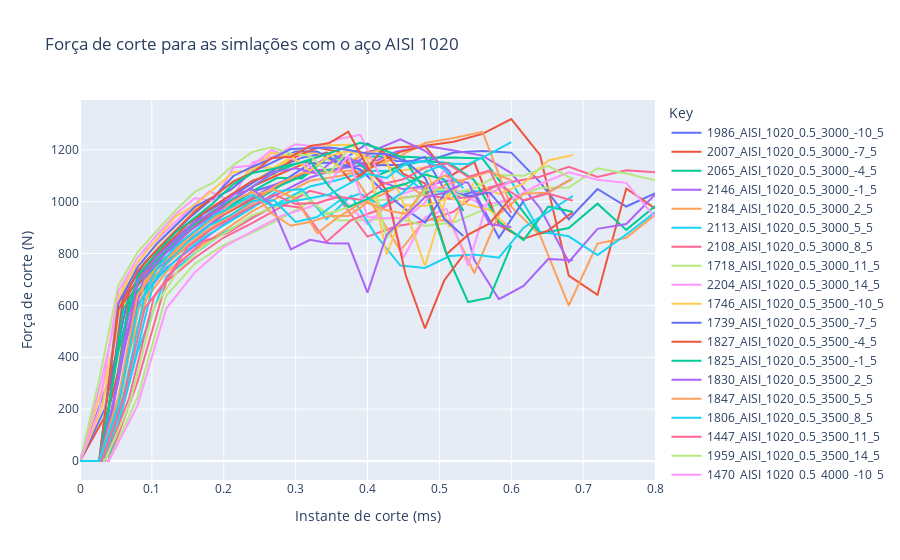

The notebook cell this image was saved under:
### Code cell
import plotly.express as px

fig = px.line(df_pivoted_2[df_pivoted_2["material"]=="AISI_1020"], x="x", y="y", color='Key',
                            labels={
                     "y": "Força de corte (N)",
                     "x": "Instante de corte (ms)",
                 },
                title="Força de corte para as simlações com o aço AISI 1020")
fig.show()

### Figure 1 — Plotly figure (JSON) as saved in the notebook; plotly's stock layout.template omitted (floating-point values rounded to 4 significant figures)
{"data": [{"hovertemplate": "Key=1986_AISI_1020_0.5_3000_-10_5<br>Instante de corte (ms)=%{x}<br>Força de corte (N)=%{y}<extra></extra>", "legendgroup": "1986_AISI_1020_0.5_3000_-10_5", "line": {"color": "#636efa", "dash": "solid"}, "marker": {"symbol": "circle"}, "mode": "lines", "name": "1986_AISI_1020_0.5_3000_-10_5", "orientation": "v", "showlegend": true, "type": "scatter", "x": [0, 0.04, 0.08, 0.12, 0.16, 0.2, 0.24, 0.28, 0.32, 0.36, 0.4, 0.44, 0.48, 0.52, 0.56, 0.6, 0.64, 0.68, 0.72, 0.76, 0.8], "xaxis": "x", "y": [0, 311.9, 675.6, 803.2, 886.2, 966.2, 1038.0, 1073.0, 1148.0, 1151.0, 1224.0, 1156.0, 1154.0, 1189.0, 1195.0, 1189.0, 1075.0, 932.3, 1049.0, 981.2, 1031.0], "yaxis": "y"}, {"hovertemplate": "Key=2007_AISI_1020_0.5_3000_-7_5<br>Instante de corte (ms)=%{x}<br>Força de corte (N)=%{y}<extra></extra>", "legendgroup": "2007_AISI_1020_0.5_3000_-7_5", "line": {"color": "#EF553B", "dash": "solid"}, "marker": {"symbol": "circle"}, "mode": "lines", "name": "2007_AISI_1020_0.5_3000_-7_5", "orientation": "v", "showlegend": true, "type": "scatter", "x": [0, 0.04, 0.08, 0.12, 0.16, 0.2, 0.24, 0.28, 0.32, 0.36, 0.4, 0.44, 0.48, 0.52, 0.56, 0.6, 0.64, 0.68, 0.72, 0.76, 0.8], "xaxis": "x", "y": [0, 198.4, 652.7, 781.8, 868.4, 948.5, 1009.0, 1065.0, 1120.0, 1125.0, 1192.0, 1209.0, 1215.0, 1231.0, 1261.0, 1319.0, 1180.0, 715.0, 640.3, 1051.0, 974.1], "yaxis": "y"}, {"hovertemplate": "Key=2065_AISI_1020_0.5_3000_-4_5<br>Instante de corte (ms)=%{x}<br>Força de corte (N)=%{y}<extra></extra>", "legendgroup": "2065_AISI_1020_0.5_3000_-4_5", "line": {"color": "#00cc96", "dash": "solid"}, "marker": {"symbol": "circle"}, "mode": "lines", "name": "2065_AISI_1020_0.5_3000_-4_5", "orientation": "v", "showlegend": true, "type": "scatter", "x": [0, 0.04, 0.08, 0.12, 0.16, 0.2, 0.24, 0.28, 0.32, 0.36, 0.4, 0.44, 0.48, 0.52, 0.56, 0.6, 0.64, 0.68, 0.72, 0.76, 0.8], "xaxis": "x", "y": [0, 0, 629.7, 764.2, 848.8, 928.4, 996.3, 1063.0, 1111.0, 1127.0, 1173.0, 1175.0, 1169.0, 1170.0, 1166.0, 1023.0, 876.5, 898.5, 992.2, 891.1, 982.2], "yaxis": "y"}, {"hovertemplate": "Key=2146_AISI_1020_0.5_3000_-1_5<br>Instante de corte (ms)=%{x}<br>Força de corte (N)=%{y}<extra></extra>", "legendgroup": "2146_AISI_1020_0.5_3000_-1_5", "line": {"color": "#ab63fa", "dash": "solid"}, "marker": {"symbol": "circle"}, "mode": "lines", "name": "2146_AISI_1020_0.5_3000_-1_5", "orientation": "v", "showlegend": true, "type": "scatter", "x": [0, 0.04, 0.08, 0.12, 0.16, 0.2, 0.24, 0.28, 0.32, 0.36, 0.4, 0.44, 0.48, 0.52, 0.56, 0.6, 0.64, 0.68, 0.72, 0.76, 0.8], "xaxis": "x", "y": [0, 0, 606.2, 744.4, 830.1, 911.8, 979.4, 1035.0, 1093.0, 1128.0, 1142.0, 1193.0, 1215.0, 1197.0, 1177.0, 1110.0, 974.9, 767.5, 894.9, 914.0, 1027.0], "yaxis": "y"}, {"hovertemplate": "Key=2184_AISI_1020_0.5_3000_2_5<br>Instante de corte (ms)=%{x}<br>Força de corte (N)=%{y}<extra></extra>", "legendgroup": "2184_AISI_1020_0.5_3000_2_5", "line": {"color": "#FFA15A", "dash": "solid"}, "marker": {"symbol": "circle"}, "mode": "lines", "name": "2184_AISI_1020_0.5_3000_2_5", "orientation": "v", "showlegend": true, "type": "scatter", "x": [0, 0.04, 0.08, 0.12, 0.16, 0.2, 0.24, 0.28, 0.32, 0.36, 0.4, 0.44, 0.48, 0.52, 0.56, 0.6, 0.64, 0.68, 0.72, 0.76, 0.8], "xaxis": "x", "y": [0, 0, 581.6, 728.5, 813.2, 889.8, 963.6, 1022.0, 1080.0, 1098.0, 1125.0, 1169.0, 1226.0, 1246.0, 1269.0, 980.3, 870.8, 599.4, 838.2, 860.8, 948.9], "yaxis": "y"}, {"hovertemplate": "Key=2113_AISI_1020_0.5_3000_5_5<br>Instante de corte (ms)=%{x}<br>Força de corte (N)=%{y}<extra></extra>", "legendgroup": "2113_AISI_1020_0.5_3000_5_5", "line": {"color": "#19d3f3", "dash": "solid"}, "marker": {"symbol": "circle"}, "mode": "lines", "name": "2113_AISI_1020_0.5_3000_5_5", "orientation": "v", "showlegend": true, "type": "scatter", "x": [0, 0.04, 0.08, 0.12, 0.16, 0.2, 0.24, 0.28, 0.32, 0.36, 0.4, 0.44, 0.48, 0.52, 0.56, 0.6, 0.64, 0.68, 0.72, 0.76, 0.8], "xaxis": "x", "y": [0, 0, 420.7, 711.1, 800.8, 879.5, 938.7, 1001.0, 1059.0, 1084.0, 1119.0, 1118.0, 1040.0, 1038.0, 1041.0, 1079.0, 884.2, 866.4, 794.1, 873.4, 959.1], "yaxis": "y"}, {"hovertemplate": "Key=2108_AISI_1020_0.5_3000_8_5<br>Instante de corte (ms)=%{x}<br>Força de corte (N)=%{y}<extra></extra>", "legendgroup": "2108_AISI_1020_0.5_3000_8_5", "line": {"color": "#FF6692", "dash": "solid"}, "marker": {"symbol": "circle"}, "mode": "lines", "name": "2108_AISI_1020_0.5_3000_8_5", "orientation": "v", "showlegend": true, "type": "scatter", "x": [0, 0.04, 0.08, 0.12, 0.16, 0.2, 0.24, 0.28, 0.32, 0.36, 0.4, 0.44, 0.48, 0.52, 0.56, 0.6, 0.64, 0.68, 0.72, 0.76, 0.8], "xaxis": "x", "y": [0, 0, 304.6, 691.5, 783.5, 861.8, 917.8, 980.3, 1042.0, 1014.0, 865.1, 904.9, 924.1, 961.6, 1048.0, 1076.0, 1096.0, 1134.0, 1095.0, 1121.0, 1114.0], "yaxis": "y"}, {"hovertemplate": "Key=1718_AISI_1020_0.5_3000_11_5<br>Instante de corte (ms)=%{x}<br>Força de corte (N)=%{y}<extra></extra>", "legendgroup": "1718_AISI_1020_0.5_3000_11_5", "line": {"color": "#B6E880", "dash": "solid"}, "marker": {"symbol": "circle"}, "mode": "lines", "name": "1718_AISI_1020_0.5_3000_11_5", "orientation": "v", "showlegend": true, "type": "scatter", "x": [0, 0.04, 0.08, 0.12, 0.16, 0.2, 0.24, 0.28, 0.32, 0.36, 0.4, 0.44, 0.48, 0.52, 0.56, 0.6, 0.64, 0.68, 0.72, 0.76, 0.8], "xaxis": "x", "y": [0, 0, 244.6, 637.8, 760.7, 833.0, 880.5, 935.2, 1000.0, 927.0, 929.5, 939.0, 906.4, 920.3, 966.1, 1010.0, 1053.0, 1054.0, 1129.0, 1109.0, 1082.0], "yaxis": "y"}, {"hovertemplate": "Key=2204_AISI_1020_0.5_3000_14_5<br>Instante de corte (ms)=%{x}<br>Força de corte (N)=%{y}<extra></extra>", "legendgroup": "2204_AISI_1020_0.5_3000_14_5", "line": {"color": "#FF97FF", "dash": "solid"}, "marker": {"symbol": "circle"}, "mode": "lines", "name": "2204_AISI_1020_0.5_3000_14_5", "orientation": "v", "showlegend": true, "type": "scatter", "x": [0, 0.04, 0.08, 0.12, 0.16, 0.2, 0.24, 0.28, 0.32, 0.36, 0.4, 0.44, 0.48, 0.52, 0.56, 0.6, 0.64, 0.68, 0.72, 0.76, 0.8], "xaxis": "x", "y": [0, 0, 213.5, 587.8, 728.2, 825.1, 886.2, 944.6, 979.9, 1026.0, 912.6, 1021.0, 1059.0, 1048.0, 984.9, 1008.0, 1068.0, 1113.0, 1084.0, 1072.0, 939.6], "yaxis": "y"}, {"hovertemplate": "Key=1746_AISI_1020_0.5_3500_-10_5<br>Instante de corte (ms)=%{x}<br>Força de corte (N)=%{y}<extra></extra>", "legendgroup": "1746_AISI_1020_0.5_3500_-10_5", "line": {"color": "#FECB52", "dash": "solid"}, "marker": {"symbol": "circle"}, "mode": "lines", "name": "1746_AISI_1020_0.5_3500_-10_5", "orientation": "v", "showlegend": true, "type": "scatter", "x": [0, 0.03429, 0.06857, 0.1029, 0.1371, 0.1714, 0.2057, 0.24, 0.2743, 0.3086, 0.3429, 0.3771, 0.4114, 0.4457, 0.48, 0.5143, 0.5486, 0.5829, 0.6171, 0.6514, 0.6857], "xaxis": "x", "y": [0, 312.6, 676.0, 803.7, 865.8, 934.2, 1015.0, 1077.0, 1136.0, 1184.0, 1218.0, 1219.0, 1152.0, 1120.0, 1131.0, 900.6, 1077.0, 1028.0, 1071.0, 1159.0, 1180.0], "yaxis": "y"}, {"hovertemplate": "Key=1739_AISI_1020_0.5_3500_-7_5<br>Instante de corte (ms)=%{x}<br>Força de corte (N)=%{y}<extra></extra>", "legendgroup": "1739_AISI_1020_0.5_3500_-7_5", "line": {"color": "#636efa", "dash": "solid"}, "marker": {"symbol": "circle"}, "mode": "lines", "name": "1739_AISI_1020_0.5_3500_-7_5", "orientation": "v", "showlegend": true, "type": "scatter", "x": [0, 0.03429, 0.06857, 0.1029, 0.1371, 0.1714, 0.2057, 0.24, 0.2743, 0.3086, 0.3429, 0.3771, 0.4114, 0.4457, 0.48, 0.5143, 0.5486, 0.5829, 0.6171, 0.6514, 0.6857], "xaxis": "x", "y": [0, 198.8, 653.0, 782.4, 868.9, 951.3, 1010.0, 1072.0, 1129.0, 1170.0, 1188.0, 1155.0, 1140.0, 1142.0, 1173.0, 1012.0, 1038.0, 860.7, 1003.0, 1036.0, 1090.0], "yaxis": "y"}, {"hovertemplate": "Key=1827_AISI_1020_0.5_3500_-4_5<br>Instante de corte (ms)=%{x}<br>Força de corte (N)=%{y}<extra></extra>", "legendgroup": "1827_AISI_1020_0.5_3500_-4_5", "line": {"color": "#EF553B", "dash": "solid"}, "marker": {"symbol": "circle"}, "mode": "lines", "name": "1827_AISI_1020_0.5_3500_-4_5", "orientation": "v", "showlegend": true, "type": "scatter", "x": [0, 0.03429, 0.06857, 0.1029, 0.1371, 0.1714, 0.2057, 0.24, 0.2743, 0.3086, 0.3429, 0.3771, 0.4114, 0.4457, 0.48, 0.5143, 0.5486, 0.5829, 0.6171, 0.6514, 0.6857], "xaxis": "x", "y": [0, 0, 631.1, 764.8, 850.5, 929.5, 995.6, 1058.0, 1102.0, 1143.0, 1189.0, 1078.0, 1144.0, 1192.0, 1214.0, 1097.0, 1153.0, 909.7, 857.3, 888.3, 960.0], "yaxis": "y"}, {"hovertemplate": "Key=1825_AISI_1020_0.5_3500_-1_5<br>Instante de corte (ms)=%{x}<br>Força de corte (N)=%{y}<extra></extra>", "legendgroup": "1825_AISI_1020_0.5_3500_-1_5", "line": {"color": "#00cc96", "dash": "solid"}, "marker": {"symbol": "circle"}, "mode": "lines", "name": "1825_AISI_1020_0.5_3500_-1_5", "orientation": "v", "showlegend": true, "type": "scatter", "x": [0, 0.03429, 0.06857, 0.1029, 0.1371, 0.1714, 0.2057, 0.24, 0.2743, 0.3086, 0.3429, 0.3771, 0.4114, 0.4457, 0.48, 0.5143, 0.5486, 0.5829, 0.6171, 0.6514, 0.6857], "xaxis": "x", "y": [0, 0, 606.5, 745.2, 827.7, 908.7, 975.0, 1040.0, 1092.0, 1089.0, 1167.0, 1167.0, 1098.0, 1138.0, 1157.0, 1148.0, 1083.0, 922.5, 851.7, 980.6, 961.0], "yaxis": "y"}, {"hovertemplate": "Key=1830_AISI_1020_0.5_3500_2_5<br>Instante de corte (ms)=%{x}<br>Força de corte (N)=%{y}<extra></extra>", "legendgroup": "1830_AISI_1020_0.5_3500_2_5", "line": {"color": "#ab63fa", "dash": "solid"}, "marker": {"symbol": "circle"}, "mode": "lines", "name": "1830_AISI_1020_0.5_3500_2_5", "orientation": "v", "showlegend": true, "type": "scatter", "x": [0, 0.03429, 0.06857, 0.1029, 0.1371, 0.1714, 0.2057, 0.24, 0.2743, 0.3086, 0.3429, 0.3771, 0.4114, 0.4457, 0.48, 0.5143, 0.5486, 0.5829, 0.6171, 0.6514, 0.6857], "xaxis": "x", "y": [0, 0, 580.5, 729.5, 814.3, 893.2, 964.3, 1018.0, 1070.0, 1108.0, 1170.0, 1137.0, 1201.0, 1240.0, 1196.0, 1117.0, 775.1, 623.9, 675.3, 779.0, 773.9], "yaxis": "y"}, {"hovertemplate": "Key=1847_AISI_1020_0.5_3500_5_5<br>Instante de corte (ms)=%{x}<br>Força de corte (N)=%{y}<extra></extra>", "legendgroup": "1847_AISI_1020_0.5_3500_5_5", "line": {"color": "#FFA15A", "dash": "solid"}, "marker": {"symbol": "circle"}, "mode": "lines", "name": "1847_AISI_1020_0.5_3500_5_5", "orientation": "v", "showlegend": true, "type": "scatter", "x": [0, 0.03429, 0.06857, 0.1029, 0.1371, 0.1714, 0.2057, 0.24, 0.2743, 0.3086, 0.3429, 0.3771, 0.4114, 0.4457, 0.48, 0.5143, 0.5486, 0.5829, 0.6171, 0.6514, 0.6857], "xaxis": "x", "y": [0, 0, 421.6, 711.9, 801.5, 880.5, 938.6, 996.6, 1064.0, 1110.0, 1112.0, 1120.0, 968.3, 811.5, 931.5, 926.5, 723.9, 951.3, 1031.0, 1035.0, 1090.0], "yaxis": "y"}, {"hovertemplate": "Key=1806_AISI_1020_0.5_3500_8_5<br>Instante de corte (ms)=%{x}<br>Força de corte (N)=%{y}<extra></extra>", "legendgroup": "1806_AISI_1020_0.5_3500_8_5", "line": {"color": "#19d3f3", "dash": "solid"}, "marker": {"symbol": "circle"}, "mode": "lines", "name": "1806_AISI_1020_0.5_3500_8_5", "orientation": "v", "showlegend": true, "type": "scatter", "x": [0, 0.03429, 0.06857, 0.1029, 0.1371, 0.1714, 0.2057, 0.24, 0.2743, 0.3086, 0.3429, 0.3771, 0.4114, 0.4457, 0.48, 0.5143, 0.5486, 0.5829, 0.6171, 0.6514, 0.6857], "xaxis": "x", "y": [0, 0, 305.1, 692.4, 784.7, 860.2, 918.1, 976.7, 1041.0, 1048.0, 932.6, 1022.0, 871.9, 753.3, 744.6, 790.4, 796.1, 783.7, 899.5, 959.2, 1022.0], "yaxis": "y"}, {"hovertemplate": "Key=1447_AISI_1020_0.5_3500_11_5<br>Instante de corte (ms)=%{x}<br>Força de corte (N)=%{y}<extra></extra>", "legendgroup": "1447_AISI_1020_0.5_3500_11_5", "line": {"color": "#FF6692", "dash": "solid"}, "marker": {"symbol": "circle"}, "mode": "lines", "name": "1447_AISI_1020_0.5_3500_11_5", "orientation": "v", "showlegend": true, "type": "scatter", "x": [0, 0.03429, 0.06857, 0.1029, 0.1371, 0.1714, 0.2057, 0.24, 0.2743, 0.3086, 0.3429, 0.3771, 0.4114, 0.4457, 0.48, 0.5143, 0.5486, 0.5829, 0.6171, 0.6514, 0.6857], "xaxis": "x", "y": [0, 0, 245.5, 631.8, 759.4, 846.4, 879.3, 937.7, 988.8, 976.7, 844.8, 928.6, 964.0, 1013.0, 1027.0, 1011.0, 1019.0, 1066.0, 1005.0, 1031.0, 1003.0], "yaxis": "y"}, {"hovertemplate": "Key=1959_AISI_1020_0.5_3500_14_5<br>Instante de corte (ms)=%{x}<br>Força de corte (N)=%{y}<extra></extra>", "legendgroup": "1959_AISI_1020_0.5_3500_14_5", "line": {"color": "#B6E880", "dash": "solid"}, "marker": {"symbol": "circle"}, "mode": "lines", "name": "1959_AISI_1020_0.5_3500_14_5", "orientation": "v", "showlegend": true, "type": "scatter", "x": [0, 0.03429, 0.06857, 0.1029, 0.1371, 0.1714, 0.2057, 0.24, 0.2743, 0.3086, 0.3429, 0.3771, 0.4114, 0.4457, 0.48, 0.5143, 0.5486, 0.5829, 0.6171, 0.6514, 0.6857], "xaxis": "x", "y": [0, 0, 214.1, 588.9, 737.8, 827.7, 884.8, 947.9, 981.8, 1034.0, 951.3, 982.2, 1005.0, 1010.0, 1030.0, 1027.0, 1052.0, 1102.0, 1100.0, 1138.0, 1087.0], "yaxis": "y"}, {"hovertemplate": "Key=1470_AISI_1020_0.5_4000_-10_5<br>Instante de corte (ms)=%{x}<br>Força de corte (N)=%{y}<extra></extra>", "legendgroup": "1470_AISI_1020_0.5_4000_-10_5", "line": {"color": "#FF97FF", "dash": "solid"}, "marker": {"symbol": "circle"}, "mode": "lines", "name": "1470_AISI_1020_0.5_4000_-10_5", "orientation": "v", "showlegend": true, "type": "scatter", "x": [0, 0.03, 0.06, 0.09, 0.12, 0.15, 0.18, 0.21, 0.24, 0.27, 0.3, 0.33, 0.36, 0.39, 0.42, 0.45, 0.48, 0.51, 0.54, 0.57, 0.6], "xaxis": "x", "y": [0, 313.0, 676.3, 804.3, 887.6, 967.1, 1039.0, 1003.0, 1151.0, 1176.0, 1221.0, 1212.0, 1242.0, 1258.0, 1083.0, 783.7, 939.9, 971.9, 753.1, 1029.0, 1080.0], "yaxis": "y"}, {"hovertemplate": "Key=1542_AISI_1020_0.5_4000_-7_5<br>Instante de corte (ms)=%{x}<br>Força de corte (N)=%{y}<extra></extra>", "legendgroup": "1542_AISI_1020_0.5_4000_-7_5", "line": {"color": "#FECB52", "dash": "solid"}, "marker": {"symbol": "circle"}, "mode": "lines", "name": "1542_AISI_1020_0.5_4000_-7_5", "orientation": "v", "showlegend": true, "type": "scatter", "x": [0, 0.03, 0.06, 0.09, 0.12, 0.15, 0.18, 0.21, 0.24, 0.27, 0.3, 0.33, 0.36, 0.39, 0.42, 0.45, 0.48, 0.51, 0.54, 0.57, 0.6], "xaxis": "x", "y": [0, 198.7, 653.5, 783.2, 869.6, 951.9, 1012.0, 1044.0, 1132.0, 1131.0, 1182.0, 1189.0, 1136.0, 1178.0, 1200.0, 993.2, 751.7, 1023.0, 988.9, 967.5, 894.0], "yaxis": "y"}, {"hovertemplate": "Key=1547_AISI_1020_0.5_4000_-4_5<br>Instante de corte (ms)=%{x}<br>Força de corte (N)=%{y}<extra></extra>", "legendgroup": "1547_AISI_1020_0.5_4000_-4_5", "line": {"color": "#636efa", "dash": "solid"}, "marker": {"symbol": "circle"}, "mode": "lines", "name": "1547_AISI_1020_0.5_4000_-4_5", "orientation": "v", "showlegend": true, "type": "scatter", "x": [0, 0.03, 0.06, 0.09, 0.12, 0.15, 0.18, 0.21, 0.24, 0.27, 0.3, 0.33, 0.36, 0.39, 0.42, 0.45, 0.48, 0.51, 0.54, 0.57, 0.6], "xaxis": "x", "y": [0, 0, 631.0, 765.4, 851.2, 932.3, 1002.0, 1047.0, 1115.0, 1153.0, 1194.0, 1193.0, 1146.0, 1124.0, 1045.0, 976.2, 919.4, 1042.0, 1020.0, 1035.0, 939.6], "yaxis": "y"}, {"hovertemplate": "Key=1552_AISI_1020_0.5_4000_-1_5<br>Instante de corte (ms)=%{x}<br>Força de corte (N)=%{y}<extra></extra>", "legendgroup": "1552_AISI_1020_0.5_4000_-1_5", "line": {"color": "#EF553B", "dash": "solid"}, "marker": {"symbol": "circle"}, "mode": "lines", "name": "1552_AISI_1020_0.5_4000_-1_5", "orientation": "v", "showlegend": true, "type": "scatter", "x": [0, 0.03, 0.06, 0.09, 0.12, 0.15, 0.18, 0.21, 0.24, 0.27, 0.3, 0.33, 0.36, 0.39, 0.42, 0.45, 0.48, 0.51, 0.54, 0.57, 0.6], "xaxis": "x", "y": [0, 0, 607.8, 746.1, 832.8, 913.3, 971.9, 1027.0, 1080.0, 1107.0, 1172.0, 1208.0, 1192.0, 1093.0, 1199.0, 1107.0, 1070.0, 797.2, 872.7, 915.8, 1016.0], "yaxis": "y"}, {"hovertemplate": "Key=1589_AISI_1020_0.5_4000_2_5<br>Instante de corte (ms)=%{x}<br>Força de corte (N)=%{y}<extra></extra>", "legendgroup": "1589_AISI_1020_0.5_4000_2_5", "line": {"color": "#00cc96", "dash": "solid"}, "marker": {"symbol": "circle"}, "mode": "lines", "name": "1589_AISI_1020_0.5_4000_2_5", "orientation": "v", "showlegend": true, "type": "scatter", "x": [0, 0.03, 0.06, 0.09, 0.12, 0.15, 0.18, 0.21, 0.24, 0.27, 0.3, 0.33, 0.36, 0.39, 0.42, 0.45, 0.48, 0.51, 0.54, 0.57, 0.6], "xaxis": "x", "y": [0, 0, 581.7, 729.9, 811.8, 892.4, 954.8, 1005.0, 1056.0, 1112.0, 1145.0, 1172.0, 1201.0, 1227.0, 1202.0, 1169.0, 1043.0, 798.0, 612.9, 629.9, 831.4], "yaxis": "y"}, {"hovertemplate": "Key=1641_AISI_1020_0.5_4000_5_5<br>Instante de corte (ms)=%{x}<br>Força de corte (N)=%{y}<extra></extra>", "legendgroup": "1641_AISI_1020_0.5_4000_5_5", "line": {"color": "#ab63fa", "dash": "solid"}, "marker": {"symbol": "circle"}, "mode": "lines", "name": "1641_AISI_1020_0.5_4000_5_5", "orientation": "v", "showlegend": true, "type": "scatter", "x": [0, 0.03, 0.06, 0.09, 0.12, 0.15, 0.18, 0.21, 0.24, 0.27, 0.3, 0.33, 0.36, 0.39, 0.42, 0.45, 0.48, 0.51, 0.54, 0.57, 0.6], "xaxis": "x", "y": [0, 0, 422.3, 712.1, 803.1, 882.9, 938.6, 996.0, 1058.0, 1114.0, 1128.0, 1109.0, 1175.0, 1151.0, 1075.0, 1047.0, 1060.0, 1080.0, 1073.0, 913.4, 902.4], "yaxis": "y"}, {"hovertemplate": "Key=1243_AISI_1020_0.5_4000_8_5<br>Instante de corte (ms)=%{x}<br>Força de corte (N)=%{y}<extra></extra>", "legendgroup": "1243_AISI_1020_0.5_4000_8_5", "line": {"color": "#FFA15A", "dash": "solid"}, "marker": {"symbol": "circle"}, "mode": "lines", "name": "1243_AISI_1020_0.5_4000_8_5", "orientation": "v", "showlegend": true, "type": "scatter", "x": [0, 0.03, 0.06, 0.09, 0.12, 0.15, 0.18, 0.21, 0.24, 0.27, 0.3, 0.33, 0.36, 0.39, 0.42, 0.45, 0.48, 0.51, 0.54, 0.57, 0.6], "xaxis": "x", "y": [0, 0, 305.5, 693.6, 781.7, 860.4, 924.7, 969.9, 1023.0, 1047.0, 1011.0, 877.5, 941.9, 992.0, 1027.0, 1069.0, 1021.0, 1066.0, 1089.0, 1116.0, 1083.0], "yaxis": "y"}, {"hovertemplate": "Key=1612_AISI_1020_0.5_4000_11_5<br>Instante de corte (ms)=%{x}<br>Força de corte (N)=%{y}<extra></extra>", "legendgroup": "1612_AISI_1020_0.5_4000_11_5", "line": {"color": "#19d3f3", "dash": "solid"}, "marker": {"symbol": "circle"}, "mode": "lines", "name": "1612_AISI_1020_0.5_4000_11_5", "orientation": "v", "showlegend": true, "type": "scatter", "x": [0, 0.03, 0.06, 0.09, 0.12, 0.15, 0.18, 0.21, 0.24, 0.27, 0.3, 0.33, 0.36, 0.39, 0.42, 0.45, 0.48, 0.51, 0.54, 0.57, 0.6], "xaxis": "x", "y": [0, 0, 245.7, 638.2, 762.1, 845.0, 907.5, 949.3, 1003.0, 1005.0, 922.0, 940.5, 1002.0, 1031.0, 981.9, 1037.0, 1114.0, 1147.0, 1144.0, 1184.0, 1230.0], "yaxis": "y"}, {"hovertemplate": "Key=1681_AISI_1020_0.5_4000_14_5<br>Instante de corte (ms)=%{x}<br>Força de corte (N)=%{y}<extra></extra>", "legendgroup": "1681_AISI_1020_0.5_4000_14_5", "line": {"color": "#FF6692", "dash": "solid"}, "marker": {"symbol": "circle"}, "mode": "lines", "name": "1681_AISI_1020_0.5_4000_14_5", "orientation": "v", "showlegend": true, "type": "scatter", "x": [0, 0.03, 0.06, 0.09, 0.12, 0.15, 0.18, 0.21, 0.24, 0.27, 0.3, 0.33, 0.36, 0.39, 0.42, 0.45, 0.48, 0.51, 0.54, 0.57, 0.6], "xaxis": "x", "y": [0, 0, 235.6, 588.3, 698.9, 824.9, 888.0, 936.1, 984.5, 1027.0, 991.4, 994.9, 1018.0, 1007.0, 1067.0, 1086.0, 1131.0, 1148.0, 1095.0, 1120.0, 956.3], "yaxis": "y"}, {"hovertemplate": "Key=1360_AISI_1020_0.5_4500_-10_5<br>Instante de corte (ms)=%{x}<br>Força de corte (N)=%{y}<extra></extra>", "legendgroup": "1360_AISI_1020_0.5_4500_-10_5", "line": {"color": "#B6E880", "dash": "solid"}, "marker": {"symbol": "circle"}, "mode": "lines", "name": "1360_AISI_1020_0.5_4500_-10_5", "orientation": "v", "showlegend": true, "type": "scatter", "x": [0, 0.02667, 0.05333, 0.08, 0.1067, 0.1333, 0.16, 0.1867, 0.2133, 0.24, 0.2667, 0.2933, 0.32, 0.3467, 0.3733, 0.4, 0.4267, 0.4533, 0.48, 0.5067, 0.5333], "xaxis": "x", "y": [0, 313.4, 677.1, 804.5, 886.8, 967.4, 1038.0, 1075.0, 1141.0, 1192.0, 1210.0, 1185.0, 1177.0, 1107.0, 1201.0, 1163.0, 860.0, 943.8, 1044.0, 1048.0, 1019.0], "yaxis": "y"}, {"hovertemplate": "Key=1358_AISI_1020_0.5_4500_-7_5<br>Instante de corte (ms)=%{x}<br>Força de corte (N)=%{y}<extra></extra>", "legendgroup": "1358_AISI_1020_0.5_4500_-7_5", "line": {"color": "#FF97FF", "dash": "solid"}, "marker": {"symbol": "circle"}, "mode": "lines", "name": "1358_AISI_1020_0.5_4500_-7_5", "orientation": "v", "showlegend": true, "type": "scatter", "x": [0, 0.02667, 0.05333, 0.08, 0.1067, 0.1333, 0.16, 0.1867, 0.2133, 0.24, 0.2667, 0.2933, 0.32, 0.3467, 0.3733, 0.4, 0.4267, 0.4533, 0.48, 0.5067, 0.5333], "xaxis": "x", "y": [0, 199.2, 655.2, 784.2, 870.3, 952.5, 1013.0, 1003.0, 1132.0, 1139.0, 1200.0, 1167.0, 1137.0, 1067.0, 1179.0, 940.5, 935.8, 938.0, 995.8, 1124.0, 963.2], "yaxis": "y"}, {"hovertemplate": "Key=1377_AISI_1020_0.5_4500_-4_5<br>Instante de corte (ms)=%{x}<br>Força de corte (N)=%{y}<extra></extra>", "legendgroup": "1377_AISI_1020_0.5_4500_-4_5", "line": {"color": "#FECB52", "dash": "solid"}, "marker": {"symbol": "circle"}, "mode": "lines", "name": "1377_AISI_1020_0.5_4500_-4_5", "orientation": "v", "showlegend": true, "type": "scatter", "x": [0, 0.02667, 0.05334, 0.08, 0.1067, 0.1333, 0.16, 0.1867, 0.2133, 0.24, 0.2667, 0.2933, 0.32, 0.3467, 0.3733, 0.4, 0.4267, 0.4533, 0.48, 0.5067, 0.5333], "xaxis": "x", "y": [0, 0, 631.7, 766.0, 855.1, 943.3, 986.9, 1049.0, 1113.0, 1123.0, 1189.0, 1175.0, 1119.0, 1177.0, 1195.0, 1167.0, 796.1, 987.0, 982.9, 1008.0, 1076.0], "yaxis": "y"}, {"hovertemplate": "Key=1465_AISI_1020_0.5_4500_-1_5<br>Instante de corte (ms)=%{x}<br>Força de corte (N)=%{y}<extra></extra>", "legendgroup": "1465_AISI_1020_0.5_4500_-1_5", "line": {"color": "#636efa", "dash": "solid"}, "marker": {"symbol": "circle"}, "mode": "lines", "name": "1465_AISI_1020_0.5_4500_-1_5", "orientation": "v", "showlegend": true, "type": "scatter", "x": [0, 0.02667, 0.05334, 0.08, 0.1067, 0.1333, 0.16, 0.1867, 0.2133, 0.24, 0.2667, 0.2933, 0.32, 0.3467, 0.3733, 0.4, 0.4267, 0.4533, 0.48, 0.5067, 0.5333], "xaxis": "x", "y": [0, 0, 607.3, 747.3, 837.1, 910.1, 980.6, 1019.0, 1099.0, 1135.0, 1166.0, 1203.0, 1207.0, 1209.0, 1199.0, 1185.0, 1184.0, 1155.0, 1092.0, 933.9, 867.2], "yaxis": "y"}, {"hovertemplate": "Key=1460_AISI_1020_0.5_4500_2_5<br>Instante de corte (ms)=%{x}<br>Força de corte (N)=%{y}<extra></extra>", "legendgroup": "1460_AISI_1020_0.5_4500_2_5", "line": {"color": "#EF553B", "dash": "solid"}, "marker": {"symbol": "circle"}, "mode": "lines", "name": "1460_AISI_1020_0.5_4500_2_5", "orientation": "v", "showlegend": true, "type": "scatter", "x": [0, 0.02667, 0.05334, 0.08, 0.1067, 0.1333, 0.16, 0.1867, 0.2133, 0.24, 0.2667, 0.2933, 0.32, 0.3467, 0.3733, 0.4, 0.4267, 0.4533, 0.48, 0.5067, 0.5333], "xaxis": "x", "y": [0, 0, 582.1, 731.1, 814.2, 890.5, 963.4, 1021.0, 1078.0, 1111.0, 1168.0, 1173.0, 1214.0, 1226.0, 1270.0, 1133.0, 1043.0, 715.2, 510.9, 695.8, 793.8], "yaxis": "y"}, {"hovertemplate": "Key=1497_AISI_1020_0.5_4500_5_5<br>Instante de corte (ms)=%{x}<br>Força de corte (N)=%{y}<extra></extra>", "legendgroup": "1497_AISI_1020_0.5_4500_5_5", "line": {"color": "#00cc96", "dash": "solid"}, "marker": {"symbol": "circle"}, "mode": "lines", "name": "1497_AISI_1020_0.5_4500_5_5", "orientation": "v", "showlegend": true, "type": "scatter", "x": [0, 0.02667, 0.05333, 0.08, 0.1067, 0.1333, 0.16, 0.1867, 0.2133, 0.24, 0.2667, 0.2933, 0.32, 0.3467, 0.3733, 0.4, 0.4267, 0.4533, 0.48, 0.5067, 0.5333], "xaxis": "x", "y": [0, 0, 421.0, 713.0, 802.5, 881.7, 938.6, 997.5, 1068.0, 1110.0, 1125.0, 1143.0, 1157.0, 1058.0, 979.5, 1010.0, 1050.0, 1069.0, 1105.0, 1086.0, 964.3], "yaxis": "y"}, {"hovertemplate": "Key=1422_AISI_1020_0.5_4500_8_5<br>Instante de corte (ms)=%{x}<br>Força de corte (N)=%{y}<extra></extra>", "legendgroup": "1422_AISI_1020_0.5_4500_8_5", "line": {"color": "#ab63fa", "dash": "solid"}, "marker": {"symbol": "circle"}, "mode": "lines", "name": "1422_AISI_1020_0.5_4500_8_5", "orientation": "v", "showlegend": true, "type": "scatter", "x": [0, 0.02667, 0.05333, 0.08, 0.1067, 0.1333, 0.16, 0.1867, 0.2133, 0.24, 0.2667, 0.2933, 0.32, 0.3467, 0.3733, 0.4, 0.4267, 0.4533, 0.48, 0.5067, 0.5333], "xaxis": "x", "y": [0, 0, 305.6, 694.6, 786.8, 854.9, 922.3, 961.2, 1027.0, 1049.0, 987.4, 815.7, 853.1, 839.7, 838.4, 649.3, 872.4, 945.4, 1018.0, 1033.0, 1070.0], "yaxis": "y"}, {"hovertemplate": "Key=1099_AISI_1020_0.5_4500_11_5<br>Instante de corte (ms)=%{x}<br>Força de corte (N)=%{y}<extra></extra>", "legendgroup": "1099_AISI_1020_0.5_4500_11_5", "line": {"color": "#FFA15A", "dash": "solid"}, "marker": {"symbol": "circle"}, "mode": "lines", "name": "1099_AISI_1020_0.5_4500_11_5", "orientation": "v", "showlegend": true, "type": "scatter", "x": [0, 0.02667, 0.05334, 0.08, 0.1067, 0.1333, 0.16, 0.1867, 0.2133, 0.24, 0.2667, 0.2933, 0.32, 0.3467, 0.3733, 0.4, 0.4267, 0.4533, 0.48, 0.5067, 0.5333], "xaxis": "x", "y": [0, 0, 245.7, 639.3, 747.5, 806.7, 884.7, 938.0, 1002.0, 1039.0, 953.9, 907.1, 921.5, 944.9, 944.9, 995.7, 966.8, 952.6, 1053.0, 1101.0, 1077.0], "yaxis": "y"}, {"hovertemplate": "Key=1521_AISI_1020_0.5_4500_14_5<br>Instante de corte (ms)=%{x}<br>Força de corte (N)=%{y}<extra></extra>", "legendgroup": "1521_AISI_1020_0.5_4500_14_5", "line": {"color": "#19d3f3", "dash": "solid"}, "marker": {"symbol": "circle"}, "mode": "lines", "name": "1521_AISI_1020_0.5_4500_14_5", "orientation": "v", "showlegend": true, "type": "scatter", "x": [0, 0.02667, 0.05333, 0.08, 0.1067, 0.1333, 0.16, 0.1867, 0.2133, 0.24, 0.2667, 0.2933, 0.32, 0.3467, 0.3733, 0.4, 0.4267, 0.4533, 0.48, 0.5067, 0.5333], "xaxis": "x", "y": [0, 0, 215.2, 588.6, 741.3, 826.7, 886.5, 947.8, 982.4, 1026.0, 983.7, 1000.0, 1013.0, 1027.0, 1067.0, 1107.0, 1091.0, 1147.0, 1156.0, 1126.0, 1051.0], "yaxis": "y"}], "layout": {"legend": {"title": {"text": "Key"}, "tracegroupgap": 0}, "title": {"text": "Força de corte para as simlações com o aço AISI 1020"}, "xaxis": {"anchor": "y", "domain": [0, 1], "title": {"text": "Instante de corte (ms)"}}, "yaxis": {"anchor": "x", "domain": [0, 1], "title": {"text": "Força de corte (N)"}}}}
